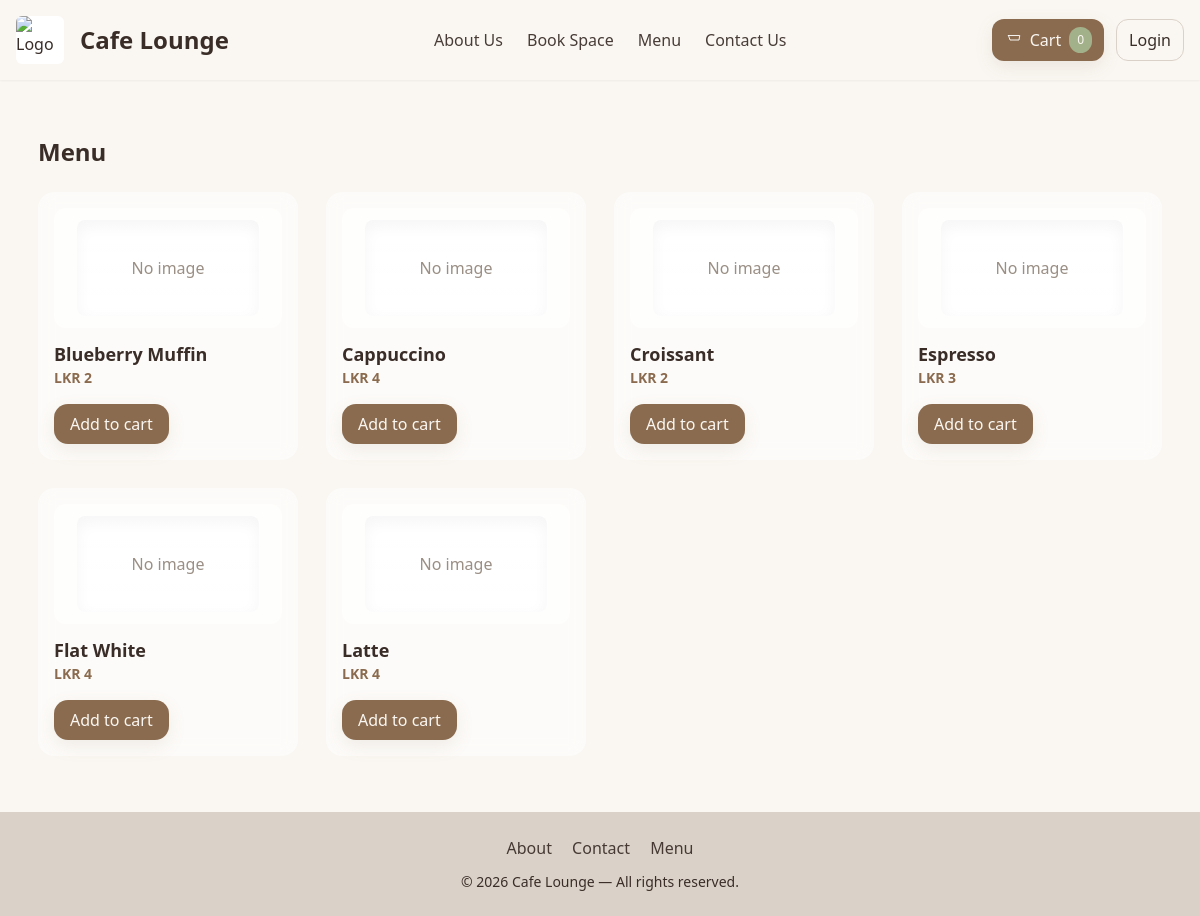
The app's page /server/public/menu.php with its own data.
### tables this page shows
CREATE TABLE IF NOT EXISTS cafe_items (
  id INT AUTO_INCREMENT PRIMARY KEY,
  name VARCHAR(200) NOT NULL,
  price DECIMAL(10,2) NOT NULL,
  image VARCHAR(255) DEFAULT NULL,
  created_at TIMESTAMP DEFAULT CURRENT_TIMESTAMP
);

### server/app/controllers/MenuController.php (called while the page is built)
<?php
require_once __DIR__ . '/../models/CafeItem.php';
require_once __DIR__ . '/../../src/auth.php';
class MenuController {
    public static function list(){
        $model = new CafeItem();
        $items = $model->all();
        require __DIR__ . '/../../views/menu/index.php';
    }
}

### server/public/menu.php (called while the page is built)
<?php
require_once __DIR__ . '/../app/controllers/MenuController.php';
MenuController::list();

### server/src/auth.php (called while the page is built, shortened)
<?php
function isLoggedIn(): bool {
    return isset($_SESSION['user_id']);
}

### server/config/config.php (called while the page is built)
<?php
return [
    'db_host' => '127.0.0.1',
    'db_name' => 'cafe_lounge',
    'db_user' => 'cafe_user',
    'db_pass' => 'app_pass',
    'db_port' => 30020,
];

### server/app/models/Database.php (called while the page is built)
<?php
class Database {
    private static $pdo = null;
    public static function get() {
        if (self::$pdo === null) {
            $config = require __DIR__ . '/../../config/config.php';
            $portPart = isset($config['db_port']) && $config['db_port'] ? ";port={$config['db_port']}" : '';
            $dsn = "mysql:host={$config['db_host']}{$portPart};dbname={$config['db_name']};charset=utf8mb4";
            self::$pdo = new PDO($dsn, $config['db_user'], $config['db_pass'], [
                PDO::ATTR_ERRMODE => PDO::ERRMODE_EXCEPTION,
                PDO::ATTR_DEFAULT_FETCH_MODE => PDO::FETCH_ASSOC,
            ]);
        }
        return self::$pdo;
    }
}

### server/app/models/CafeItem.php (called while the page is built, shortened)
<?php
require_once __DIR__ . '/Database.php';
class CafeItem {
    protected $pdo;
    public function __construct(){ $this->pdo = Database::get(); }
    public function all(){
        return $this->pdo->query('SELECT * FROM cafe_items ORDER BY name')->fetchAll();
    }
}

### server/views/menu/index.php (the view, shortened to what this page needs)
<?php require_once __DIR__ . '/../partials/header.php'; ?>
<div class="max-w-7xl mx-auto mt-8">
  <div class="flex items-center justify-between mb-6">
    <h1 class="text-2xl font-bold" style="color:var(--espresso)">Menu</h1>
  </div>
  <div style="max-width:1200px;margin:0 auto;display:grid;grid-template-columns:repeat(auto-fit,minmax(260px,1fr));gap:28px;align-items:start;justify-items:stretch">
    <?php if (empty($items)): ?>
      <div class="p-6 bg-white rounded">No menu items found.</div>
    <?php else: foreach($items as $it): ?>
      <div class="glass-card p-6 rounded-lg" style="min-height:180px;display:flex;flex-direction:column;justify-content:space-between;width:100%">
        <?php
          $imgSrc = '';
        ?>
        <div style="height:120px;overflow:hidden;border-radius:12px;margin-bottom:12px;display:flex;align-items:center;justify-content:center;background:rgba(255,255,255,0.6)">
          <?php if ($imgSrc): ?>
            <img src="<?= htmlspecialchars($imgSrc) ?>" alt="<?= htmlspecialchars($it['name']) ?>" style="width:100%;height:100%;object-fit:cover;display:block" />
          <?php else: ?>
            <div style="width:80%;height:80%;border-radius:8px;display:flex;align-items:center;justify-content:center;color:#9a8f85;background:linear-gradient(180deg, #fff, rgba(255,255,255,0.9));box-shadow:inset 0 6px 16px rgba(0,0,0,0.04)">No image</div>
          <?php endif; ?>
        </div>
        <div>
          <div class="font-semibold text-lg" style="color:var(--espresso)"><?= htmlspecialchars($it['name']) ?></div>
          <div class="text-sm" style="color:var(--latte);font-weight:600">LKR <?= number_format($it['price'],0) ?></div>
        </div>
        <div class="mt-4" style="display:flex;justify-content:flex-start">
          <button data-id="<?= (int)$it['id'] ?>" class="add-to-cart cl-btn px-4 py-2 rounded">Add to cart</button>
        </div>
      </div>
    <?php endforeach; endif; ?>
  </div>
</div>
<?php require_once __DIR__ . '/../partials/footer.php'; ?>

### server/views/partials/header.php (shortened to what this page needs)
<?php if (session_status() !== PHP_SESSION_ACTIVE) session_start();
require_once __DIR__ . '/../../src/auth.php';
?>
<!doctype html>
<html lang="en">
<head>
  <link href="https://cdn.jsdelivr.net/npm/tailwindcss@2.2.19/dist/tailwind.min.css" rel="stylesheet">
</head>
<body class="cl-header font-sans">
<header class="shadow-sm">
  <div class="max-w-5xl mx-auto px-4 py-4 flex items-center justify-between">
    <div class="flex items-center gap-4">
      <div class="w-12 h-12 rounded-md overflow-hidden bg-white flex items-center justify-center">
        <img src="logo.png" alt="Logo" style="width:48px;height:48px;object-fit:contain" />
      </div>
      <a href="index.php" class="text-2xl font-semibold" style="color:var(--espresso)">Cafe Lounge</a>
    </div>
    <nav class="hidden md:flex items-center gap-6">
      <a class="nav-link transition-smooth" href="about.php">About Us</a>
      <a class="nav-link transition-smooth" href="booking_create.php">Book Space</a>
      <a class="nav-link transition-smooth" href="menu.php">Menu</a>
      <a class="nav-link transition-smooth" href="contact.php">Contact Us</a>
    </nav>
    <div class="flex items-center gap-3">
      <?php
      $cartCount = 0;
      if (isLoggedIn()){
        $userId = getCurrentUserId();
        require_once __DIR__ . '/../../app/models/Cart.php';
        $cm = new Cart();
        $cartItems = $cm->itemsForUser($userId);
        $cartCount = array_sum(array_column($cartItems,'quantity'));
      } else {
        $sess = $_SESSION['cart'] ?? [];
        $cartCount = array_sum($sess ?: []);
      }
      ?>
      <a href="cart.php" class="btn-icon cl-btn transition-smooth" style="text-decoration:none">
        <svg width="18" height="18" viewBox="0 0 24 24" fill="none" xmlns="http://www.w3.org/2000/svg"><path d="M6 6H21L20 12H8L6 6Z" stroke="white" stroke-width="1.2" stroke-linecap="round" stroke-linejoin="round"/></svg>
        <span>Cart</span>
        <span id="cartCountBadge" class="badge"><?= (int)$cartCount ?></span>
      </a>
      <div class="relative">
        <?php if (!isLoggedIn()): ?>
          <a href="login.php" class="btn-icon transition-smooth" style="background:transparent;border:1px solid var(--sand);color:var(--espresso);">Login</a>
        <?php endif; ?>
      </div>
    </div>
  </div>
</header>
<main class="max-w-7xl mx-auto px-4 py-6">

### server/views/partials/footer.php (shortened to what this page needs)
  </main>
  <footer class="mt-8" style="background:var(--sand);color:var(--espresso);">
    <div class="max-w-5xl mx-auto px-4 py-6 text-center">
      <div class="mb-3">
        <a href="about.php" class="mx-2 nav-link">About</a>
        <a href="contact.php" class="mx-2 nav-link">Contact</a>
        <a href="menu.php" class="mx-2 nav-link">Menu</a>
      </div>
      <div class="text-sm">&copy; <?php echo date('Y'); ?> Cafe Lounge — All rights reserved.</div>
    </div>
  </footer>
</body>
</html>

### server/views/partials/header.php (style rules this page uses)
:root { --ivory: #FAF7F2; --sage: #A3B18A; --latte: #8B6B4F; --sand: #DAD2C8; --espresso: #3A2D28; --glass-bg: rgba(255,255,255,0.55); --glass-blur: 8px; --radius-lg: 20px; }
html { scroll-behavior: smooth; }
body { transition:background .25s,color .25s;display:flex;flex-direction:column;min-height:100vh }
main { flex:1 }
.cl-header { background:var(--ivory);color:var(--espresso); }
.cl-btn { background:var(--latte);color:var(--ivory);box-shadow:0 6px 18px rgba(138,107,79,0.12);border-radius:14px }
.nav-link { color:var(--espresso);opacity:.92 }
.btn-icon { display:inline-flex;align-items:center;gap:.5rem;padding:.5rem 0.75rem;border-radius:12px }
.badge { background:var(--sage);color:var(--ivory);padding:4px 8px;border-radius:999px;font-size:.75rem }
.transition-smooth { transition:all .22s cubic-bezier(.2,.9,.2,1) }
.glass-card { background:var(--glass-bg);backdrop-filter:blur(var(--glass-blur));border-radius:16px;padding:1rem }
h1,h2,h3 { font-family:ui-sans-serif,system-ui,-apple-system,'Segoe UI',Roboto,'Helvetica Neue',Arial }
.max-w-5xl { max-width:1400px !important }
.max-w-7xl { max-width:2000px !important }
body { background:linear-gradient(180deg,var(--ivory), #f7f4f1) }

### records on screen
cafe_items: name "Blueberry Muffin", price "2"
cafe_items: name "Cappuccino", price "4"
cafe_items: name "Croissant", price "2"
cafe_items: name "Espresso", price "3"
cafe_items: name "Flat White", price "4"
cafe_items: name "Latte", price "4"

### other values on screen
$cartCount "0"
